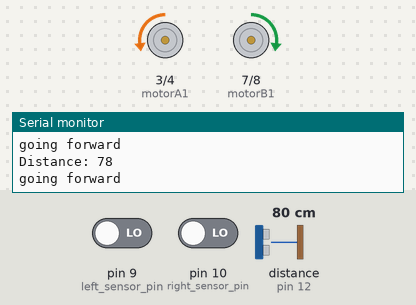
The sketch below on a simulated Arduino Uno, built with avr-gcc and run on an emulated ATmega328P. Shown: motor-driver pin pairs drawn as motors (green arrow = first pin HIGH = forward, orange = second pin HIGH = backward, longer = more drive, scaled by the enable pin), the last lines printed to the serial monitor. Wiring (inferred from the names in the program): ultrasonic range finder: trigger pin 11; echo pin 12. The test bench sets the inputs (shaded band); at power-on: distance to the obstacle (sensor on pin 12) 80 cm, pin 9 (left_sensor_pin) LOW, pin 10 (right_sensor_pin) LOW. The echo pulse lasts 58.3 µs per cm.

Above: at 1.3 s.
1.4 s: distance to the obstacle (sensor on pin 12) set to 15 cm
2.9 s: distance to the obstacle (sensor on pin 12) set to 11 cm
At 4.3 s:
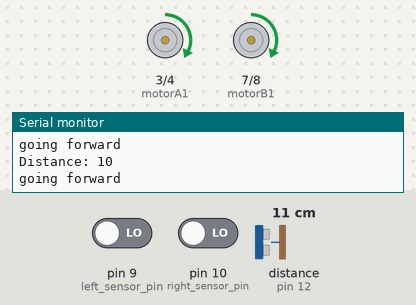
At 6.7 s:
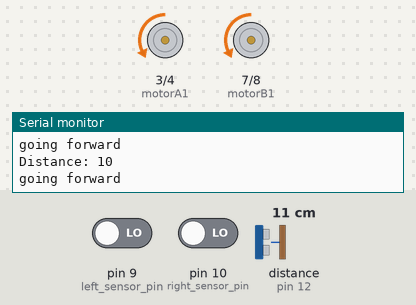
Timing chart, 0 to 14.2 s (numbered marks = the images above; inputs shaded):
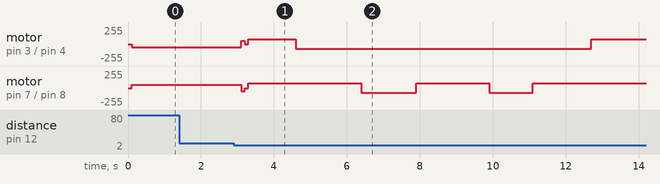

Measured:
- the behaviour switches between 13 and 12 cm on distance to the obstacle (sensor on pin 12) (found by bisection; images 0 and 1)

The sketch:

lF_with_OA.ino
```cpp
 int vSpeed = 50;
  int turn_speed = 70;       // 0 - 255  max
  int t_p_speed = 70;
  int stop_distance = 12;
  int turn_delay = 10;


//HC-SR04 Sensor connection
  const int trigPin = 11;
  const int echoPin = 12;

//L293 Connection
  const int motorA1      = 3;
  const int motorA2      = 4;
  const int motorAspeed  = 5;
  const int motorB1      = 7;
  const int motorB2      = 8;
  const int motorBspeed  =6;

//Sensor Connection
  const int left_sensor_pin =9;
  const int right_sensor_pin =10;


  int turnspeed;
  int left_sensor_state;
  int right_sensor_state;

  long duration;
  int distance;

void setup() {
  pinMode(motorA1, OUTPUT);
  pinMode(motorA2, OUTPUT);
  pinMode(motorB1, OUTPUT);
  pinMode(motorB2, OUTPUT);

  pinMode(trigPin, OUTPUT);
  pinMode(echoPin, INPUT);

  Serial.begin(9600);

  delay(100);

}

void loop() {
  digitalWrite(trigPin, LOW);
  delayMicroseconds(5);
  digitalWrite(trigPin, HIGH);
  delayMicroseconds(5);
  digitalWrite(trigPin, LOW);
  duration = pulseIn(echoPin, HIGH);
  distance= duration*0.034/2;
  Serial.print("Distance: ");
  Serial.println(distance);


left_sensor_state = digitalRead(left_sensor_pin);
right_sensor_state = digitalRead(right_sensor_pin);


if(right_sensor_state == HIGH && left_sensor_state == LOW)
{
  Serial.println("turning right");

  digitalWrite (motorA1,LOW);
  digitalWrite(motorA2,HIGH);
  digitalWrite (motorB1,LOW);
  digitalWrite(motorB2,HIGH);

  analogWrite (motorAspeed, vSpeed);
  analogWrite (motorBspeed, turn_speed);

  delay(300);
  }
if(right_sensor_state == LOW && left_sensor_state == HIGH)
{
  Serial.println("turning left");

  digitalWrite (motorA1,HIGH);
  digitalWrite(motorA2,LOW);
  digitalWrite (motorB1,HIGH);
  digitalWrite(motorB2,LOW);

  analogWrite (motorAspeed, vSpeed);
  analogWrite (motorBspeed, turn_speed);

  delay(turn_delay);
  }

if(right_sensor_state == LOW && left_sensor_state == LOW)
{
  Serial.println("going forward");

  digitalWrite (motorA1,LOW);
  digitalWrite(motorA2,HIGH);
  digitalWrite (motorB1,HIGH);
  digitalWrite(motorB2,LOW);

  analogWrite (motorAspeed, vSpeed);
  analogWrite (motorBspeed, vSpeed);

  delay(100);

  }
if(right_sensor_state == HIGH && left_sensor_state == HIGH)
{
  Serial.println("stop");

  analogWrite (motorAspeed, 0);
  analogWrite (motorBspeed, 0);

  while(true){

 }
  }

 if(distance < stop_distance)
 {

  digitalWrite (motorA1,HIGH);
  digitalWrite(motorA2,LOW);
  digitalWrite (motorB1,LOW);
  digitalWrite(motorB2,HIGH);
  delay(100);
        analogWrite (motorAspeed, 0);
  analogWrite (motorBspeed, 0);
  delay(100);
  digitalWrite (motorA1,HIGH);
  digitalWrite(motorA2,LOW);


  digitalWrite (motorB1,HIGH);
  digitalWrite(motorB2,LOW);

  analogWrite (motorAspeed, t_p_speed);
  analogWrite (motorBspeed, t_p_speed);
  delay(1300);


  digitalWrite (motorA1,LOW);
  digitalWrite(motorA2,HIGH);
  digitalWrite (motorB1,HIGH);
  digitalWrite(motorB2,LOW);

  analogWrite (motorAspeed, t_p_speed);
  analogWrite (motorBspeed, t_p_speed);
  delay(1800);

  digitalWrite (motorA1,LOW);
  digitalWrite(motorA2,HIGH);
  digitalWrite (motorB1,LOW);
  digitalWrite(motorB2,HIGH);
  delay(1500);

  digitalWrite (motorA1,LOW);
  digitalWrite(motorA2,HIGH);
  digitalWrite (motorB1,HIGH);
  digitalWrite(motorB2,LOW);

  delay(2000);

   digitalWrite (motorA1,LOW);
  digitalWrite(motorA2,HIGH);
  digitalWrite (motorB1,LOW);
  digitalWrite(motorB2,HIGH);
  delay(1200);

  digitalWrite (motorA1,LOW);
  digitalWrite(motorA2,HIGH);
  digitalWrite (motorB1,HIGH);
  digitalWrite(motorB2,LOW);
     delay(1600);
  digitalWrite (motorA1,HIGH);
  digitalWrite(motorA2,LOW);
  digitalWrite (motorB1,HIGH);
  digitalWrite(motorB2,LOW);

  analogWrite (motorAspeed, t_p_speed);
  analogWrite (motorBspeed, t_p_speed);
  delay(1200);

  left_sensor_state == HIGH;

  while(left_sensor_state == LOW){

  left_sensor_state = digitalRead(left_sensor_pin);
  right_sensor_state = digitalRead(right_sensor_pin);
  Serial.println("in the first while");


}

  digitalWrite (motorA1,HIGH);
  digitalWrite(motorA2,LOW);
  digitalWrite (motorB1,LOW);
  digitalWrite(motorB2,HIGH);
  delay(100);


  }
}
```
